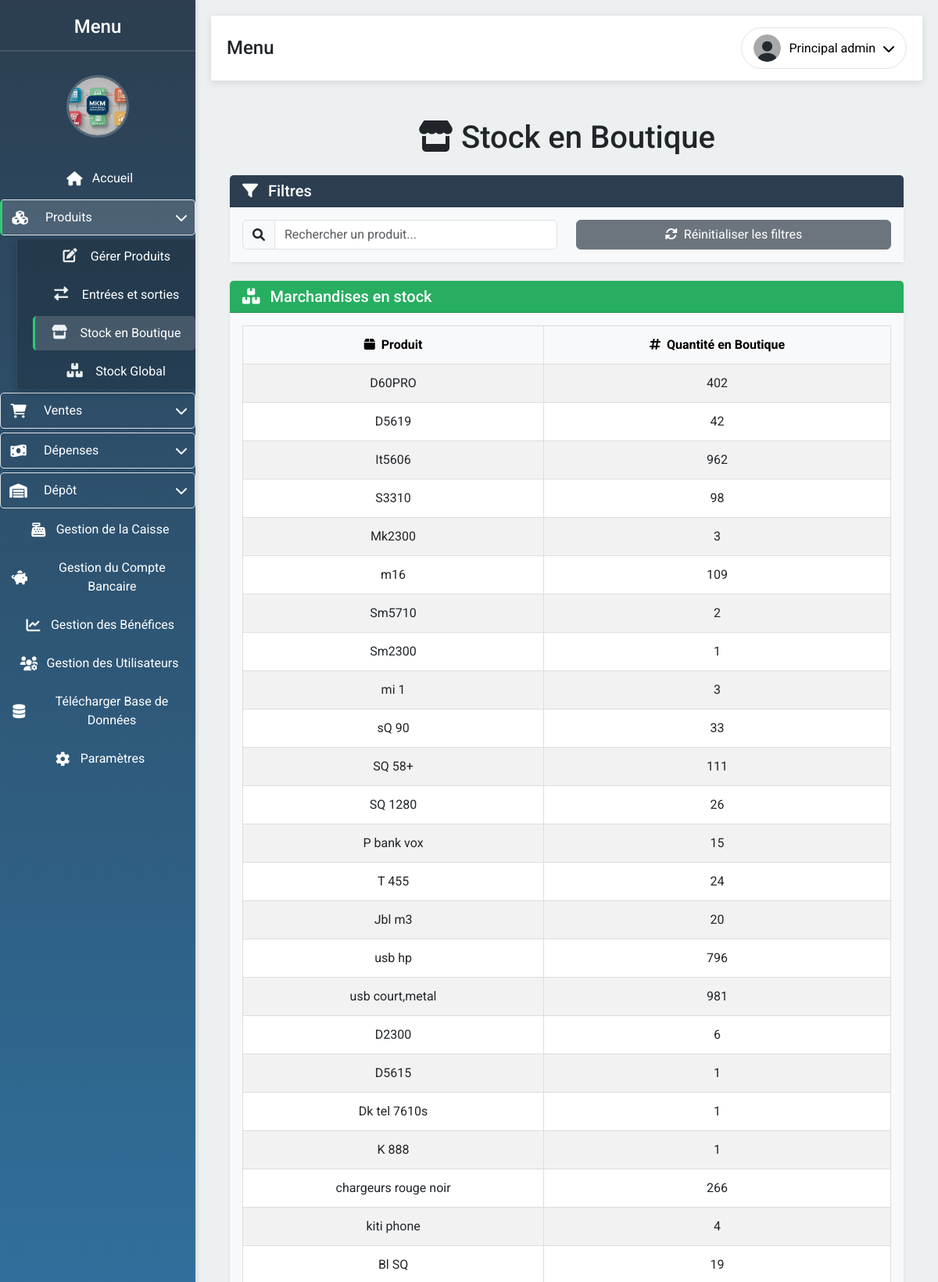
Screenshot of /stock_boutique (signed in, upper part) with the database file from the repository.
### app/models.py (models this page shows, shortened)
class User(UserMixin, db.Model):
    __tablename__ = 'user'
    id = db.Column(db.Integer, primary_key=True)
    email = db.Column(db.String(100), unique=True, nullable=False)
    password = db.Column(db.String(100), nullable=False)
    firstname = db.Column(db.String(100), nullable=True)
    lastname = db.Column(db.String(100), nullable=True)
    photo = db.Column(db.String(200), nullable=True)
    role = db.Column(db.String(50), default='vendeur')
    permissions = db.Column(JSON, nullable=True)
    def is_admin(self):
        return self.role == 'admin'
    def has_permission(self, permission):
        if self.is_admin():
            return True
        return self.permissions and permission in self.permissions

class Produits(db.Model):
    __tablename__ = 'produits'
    id = db.Column(db.Integer, primary_key=True)
    nom = db.Column(db.String(100), nullable=False)
    description = db.Column(db.String(200))
    prix = db.Column(db.Float, nullable=False)
    prix_achat = db.Column(db.Float, nullable=False)
    quantite = db.Column(db.Integer, nullable=False)
    quantite_depot = db.Column(db.Integer, default=0)
    en_route = db.Column(db.Integer, default=0)

### app/routes.py (the view)
@bp.route('/stock_boutique')
@login_required
@permission_required('voir_stock_boutique')
def stock_boutique():
    produits = Produits.query.filter(Produits.quantite > 0).all()
    return render_template('stock_boutique.html', produits=produits)

### app/routes.py (called while the page is built)
def permission_required(permission):
    def decorator(f):
        @wraps(f)
        def decorated_function(*args, **kwargs):
            if not current_user.has_permission(permission):
                flash("Accès refusé. Vous n'avez pas les permissions nécessaires.", 'danger')
                return redirect(url_for('routes.index'))
            return f(*args, **kwargs)
        return decorated_function
    return decorator

@bp.context_processor
def inject_common_variables():
    common_vars = {'factures_credit_count': 0}
    try:
        if current_user.is_authenticated and hasattr(current_user, 'has_permission'):
            if current_user.has_permission('voir_historique_vente'):
                common_vars['factures_credit_count'] = Factures.query.filter(
                    Factures.montant_credit > 0
                ).count()
    except Exception as e:
        print(f"Error in context processor: {e}")
        common_vars['factures_credit_count'] = 0
    return common_vars

@login_manager.user_loader
def load_user(user_id):
    return User.query.get(int(user_id))

### app/templates/stock_boutique.html (shortened to what this page needs)
{% extends "layout.html" %}
{% block content %}
<div class="container">
    <h1 class="mt-5 text-center"><i class="fas fa-store"></i> Stock en Boutique</h1>
    <div class="card mt-4 shadow-sm border-0">
        <div class="card-header text-white" style="background-color: #2C3E50;">
            <h5 class="card-title mb-0"><i class="fas fa-filter me-2"></i> Filtres</h5>
        </div>
        <div class="card-body" style="background-color: #F8F9FA;">
            <div class="row">
                <div class="col-md-6">
                    <div class="input-group">
                        <span class="input-group-text"><i class="fas fa-search"></i></span>
                        <input type="text" id="searchProduit" class="form-control" placeholder="Rechercher un produit...">
                    </div>
                </div>
                <div class="col-md-6">
                    <button id="resetFilters" class="btn btn-secondary w-100">
                        <i class="fas fa-sync-alt me-2"></i>Réinitialiser les filtres
                    </button>
                </div>
            </div>
        </div>
    </div>
    <div class="card mt-4 shadow-sm border-0">
        <div class="card-header text-white" style="background-color: #27AE60;">
            <h5 class="card-title mb-0"><i class="fas fa-boxes me-2"></i> Marchandises en stock</h5>
        </div>
        <div class="card-body" style="background-color: #F8F9FA;">
            <div class="table-responsive">
                <table class="table table-hover table-striped">
                    <thead class="table-light">
                        <tr>
                            <th class="text-center"><i class="fas fa-box me-2"></i>Produit</th>
                            <th class="text-center"><i class="fas fa-hashtag me-2"></i>Quantité en Boutique</th>
                        </tr>
                    </thead>
                    <tbody id="stockTableBody">
                        {% if produits %}
                            {% for produit in produits %}
                            <tr>
                                <td class="text-center">{{ produit.nom }}</td>
                                <td class="text-center">{{ produit.quantite }}</td>
                            </tr>
                            {% endfor %}
                        {% else %}
                            <tr>
                                <td colspan="2" class="text-center">Aucune marchandise trouvée en boutique.</td>
                            </tr>
                        {% endif %}
                    </tbody>
                </table>
            </div>
        </div>
    </div>
</div>
{% endblock %}

### app/templates/layout.html (shortened to what this page needs)
<!DOCTYPE html>
<html lang="fr">
<head>
    <link href="{{ url_for('static', filename='css/bootstrap.min.css') }}" rel="stylesheet">
    <link href="{{ url_for('static', filename='css/all.min.css') }}" rel="stylesheet">
    <link href="{{ url_for('static', filename='css/style.css') }}" rel="stylesheet">
</head>
<body>
    <div class="sidebar" id="sidebar">
        <h2 style="text-align: center;">Menu</h2>
        <div class="logo-container" style="text-align: center; margin-top: 20px;">
            <img src="{{ url_for('static', filename='uploads/logo.png') }}" alt="Logo" style="width: 80px; height: 80px; border-radius: 50%; object-fit: cover;">
        </div>
        <a href="/" class="nav-link {% if request.endpoint == 'routes.index' %}active{% endif %}">
            <i class="fas fa-home"></i> <span>Accueil</span>
        </a>
        {% if current_user.is_authenticated %}
            {% if current_user.has_permission('gestion_produits') or current_user.has_permission('voir_stock_boutique') or current_user.has_permission('voir_stock_globale') %}
                <a href="javascript:void(0)" class="nav-link dropdown-toggle" id="dropdown-produits">
                    <i class="fas fa-cubes"></i> <span>Produits</span>
                </a>
                <div class="nav-dropdown" id="nav-dropdown-produits">
                    {% if current_user.has_permission('gestion_produits') %}
                        <a href="/gestion_produits" class="nav-link {% if request.endpoint == 'routes.gestion_produits' %}active{% endif %}">
                            <i class="fas fa-edit"></i> <span>Gérer Produits</span>
                        </a>
                        <a href="/entrees_sorties" class="nav-link {% if request.endpoint == 'routes.entrees_sorties' %}active{% endif %}">
                            <i class="fas fa-exchange-alt"></i> <span>Entrées et sorties</span>
                        </a>
                    {% endif %}
                    {% if current_user.has_permission('voir_stock_boutique') %}
                        <a href="/stock_boutique" class="nav-link {% if request.endpoint == 'routes.stock_boutique' %}active{% endif %}">
                            <i class="fas fa-store"></i> <span>Stock en Boutique</span>
                        </a>
                    {% endif %}
                    {% if current_user.has_permission('voir_stock_globale') %}
                        <a href="/stock_global" class="nav-link {% if request.endpoint == 'routes.stock_global' %}active{% endif %}">
                            <i class="fas fa-boxes"></i> <span>Stock Global</span>
                        </a>
                    {% endif %}
                </div>
            {% endif %}
            {% if current_user.has_permission('gestion_ventes') or current_user.has_permission('voir_historique_vente') %}
                <a href="javascript:void(0)" class="nav-link dropdown-toggle" id="dropdown-ventes">
                    <i class="fas fa-shopping-cart"></i> <span>Ventes</span>
                </a>
            {% endif %}
            {% if current_user.has_permission('gestion_depenses_ordinaires') or current_user.has_permission('gestion_depenses_recurrentes') %}
                <a href="javascript:void(0)" class="nav-link dropdown-toggle" id="dropdown-depenses">
                    <i class="fas fa-money-bill-wave"></i> <span>Dépenses</span>
                </a>
            {% endif %}
            {% if current_user.has_permission('gestion_depot') or current_user.has_permission('voir_stock_depot') or current_user.has_permission('gestion_livraisons') %}
                <a href="javascript:void(0)" class="nav-link dropdown-toggle" id="dropdown-depot">
                    <i class="fas fa-warehouse"></i> <span>Dépôt</span>
                </a>
            {% endif %}
            {% if current_user.has_permission('gestion_caise') %}
                <a href="/gestion_caisse" class="nav-link {% if request.endpoint == 'routes.gestion_caisse' %}active{% endif %}">
                    <i class="fas fa-cash-register"></i> <span>Gestion de la Caisse</span>
                </a>
            {% endif %}
            {% if current_user.has_permission('gestion_banque') %}
                <a href="/gestion_compte_bancaire" class="nav-link {% if request.endpoint == 'routes.gestion_compte_bancaire' %}active{% endif %}">
                    <i class="fas fa-piggy-bank"></i> <span>Gestion du Compte Bancaire</span>
                </a>
            {% endif %}
            {% if current_user.has_permission('voir_benefice') %}
                <a href="/benefices" class="nav-link {% if request.endpoint == 'routes.gestion_benefices' %}active{% endif %}">
                    <i class="fas fa-chart-line"></i> <span>Gestion des Bénéfices</span>
                </a>
            {% endif %}
            {% if current_user.has_permission('gestion_utilisateurs') %}
                <a href="/gestion_utilisateurs" class="nav-link {% if request.endpoint == 'routes.gestion_utilisateurs' %}active{% endif %}">
                    <i class="fas fa-users-cog"></i> <span>Gestion des Utilisateurs</span>
                </a>
            {% endif %}
            {% if current_user.has_permission('gestion_utilisateurs') %}
                <a href="{{ url_for('routes.telecharger_base_donnees') }}" class="nav-link">
                    <i class="fas fa-database"></i> <span>Télécharger Base de Données</span>
                </a>
            {% endif %}
            <a href="/parametres" class="nav-link {% if request.endpoint == 'routes.parametres' %}active{% endif %}">
                <i class="fas fa-cog"></i> <span>Paramètres</span>
            </a>
        {% endif %}
    </div>
    <div class="content">
        <div class="header">
            <div class="page-title">
                <h4 class="mb-0">{% block page_title %}{% endblock %}</h4>
            </div>
            <div class="dropdown">
                {% if current_user.is_authenticated %}
                    <button class="btn btn-light dropdown-toggle" id="profileDropdown" data-bs-toggle="dropdown">
                        <img src="{{ url_for('static', filename=current_user.photo if current_user.photo else 'images/default.png') }}"
                             alt="Profile Picture" width="40" height="40" class="rounded-circle">
                        <span class="d-none d-md-inline">{{ current_user.firstname }} {{ current_user.lastname }}</span>
                    </button>
                {% else %}
                    <a href="/login" class="btn btn-light">
                        <i class="fas fa-sign-in-alt"></i> Connexion
                    </a>
                {% endif %}
            </div>
        </div>
        <div class="container-fluid mt-4 content-ajax">
            {% block content %}{% endblock %}
        </div>
    </div>
</body>
</html>

### app/static/css/style.css (style rules this page uses)
body { display: flex; min-height: 100vh; flex-direction: column; margin: 0; background-color: #f8f9fa; font-family: 'Roboto', sans-serif; }
.sidebar { width: 250px; background-color: #2c3e50; color: white; padding: 15px; position: fixed; height: 100%; overflow-y: auto; transition: transform 0.3s ease-in-out; box-shadow: 2px 0 5px rgba(0, 0, 0, 0.1); z-index: 1000; text-align: center; }
.sidebar .nav-link { display: flex; align-items: center; justify-content: center; padding: 10px; color: white; text-decoration: none; transition: background-color 0.3s, padding-left 0.3s; border-radius: 5px; margin-bottom: 5px; }
.sidebar .nav-link i { margin-right: 10px; }
.content { margin-left: 250px; padding: 20px; flex-grow: 1; background-color: #ecf0f1; width: calc(100% - 250px); transition: margin-left 0.3s; }
.header { display: flex; justify-content: space-between; align-items: center; background-color: #ffffff; padding: 10px 20px; border-bottom: 1px solid #ddd; box-shadow: 0 2px 4px rgba(0, 0, 0, 0.1); }
.nav-dropdown { display: none; margin-left: 20px; padding-left: 10px; border-left: 2px solid #34495e; background-color: #34495e; border-radius: 5px; box-shadow: 0 4px 8px rgba(0, 0, 0, 0.2); transition: opacity 0.3s ease, transform 0.3s ease; opacity: 0; transform: translateY(-10px); }
.nav-dropdown.open { display: block; opacity: 1; transform: translateY(0); }
.nav-dropdown .nav-link { padding: 10px 15px; color: white; text-decoration: none; display: block; transition: background-color 0.3s, padding-left 0.3s; }
.nav-dropdown .nav-link i { margin-right: 10px; color: #ecf0f1; }
.dropdown-toggle { cursor: pointer; display: flex; align-items: center; justify-content: center; }
.dropdown-toggle::after { content: '\f078'; font-family: "Font Awesome 5 Free"; font-weight: 900; margin-left: auto; transition: transform 0.3s ease; }
.dropdown-toggle.active::after { content: '\f077'; transform: rotate(180deg); }
.container { max-width: 1200px; margin: 0 auto; }

### app/templates/layout.html (style rules this page uses)
body { font-family: 'Roboto', sans-serif; background-color: #f8f9fa; min-height: 100vh; padding-top: 0; margin: 0; }
.sidebar { position: fixed; left: 0; top: 0; width: 250px; height: 100%; background: linear-gradient(180deg, #2c3e50 0%, #3498db 100%); color: white; padding: 20px 0; z-index: 1000; overflow-y: auto; transform: translateX(-250px); transition: transform 0.3s ease; }
.sidebar h2 { color: white; padding: 0 20px; margin-bottom: 30px; font-size: 1.5rem; border-bottom: 2px solid rgba(255,255,255,0.1); padding-bottom: 15px; }
.nav-link { display: flex; align-items: center; padding: 12px 20px; color: rgba(255,255,255,0.8); text-decoration: none; transition: all 0.3s; border-left: 3px solid transparent; cursor: pointer; }
.nav-link.active { background: rgba(255,255,255,0.15); color: white; border-left: 3px solid #2ecc71; }
.nav-link i { width: 25px; font-size: 18px; margin-right: 10px; }
.nav-dropdown { display: none; background: rgba(0,0,0,0.2); padding-left: 20px; }
.nav-dropdown.open { display: block; }
.dropdown-toggle::after { content: '\f078'; font-family: 'Font Awesome 5 Free'; font-weight: 900; border: none; margin-left: auto; transition: transform 0.3s; }
.dropdown-toggle.active::after { transform: rotate(180deg); }
.logo-container { text-align: center; margin-bottom: 30px; padding: 0 20px; }
.logo-container img { width: 80px; height: 80px; border-radius: 50%; object-fit: cover; border: 3px solid rgba(255,255,255,0.2); }
.content { margin-left: 0; transition: margin-left 0.3s; min-height: 100vh; }
.header { background: white; padding: 15px 20px; box-shadow: 0 2px 10px rgba(0,0,0,0.1); display: flex; justify-content: space-between; align-items: center; position: sticky; top: 0; z-index: 999; }
.dropdown-toggle { background: none; border: 1px solid #dee2e6; padding: 8px 15px; border-radius: 50px; display: flex; align-items: center; gap: 10px; }
.dropdown-toggle img { width: 35px; height: 35px; }
@media (min-width: 992px) { .sidebar { transform: translateX(0); } }
@media (min-width: 992px) { .content { margin-left: 250px; } }
.nav-dropdown { animation: fadeIn 0.3s; }
.content-ajax { transition: opacity 0.3s; }

### app/templates/stock_boutique.html (style rules this page uses)
.table { width: 100%; border-collapse: collapse; }
.table th, .table td { padding: 12px; text-align: center; border: 1px solid #ddd; }
.table th { background-color: #f8f9fa; font-weight: bold; }
.table-striped tbody tr:nth-of-type(odd) { background-color: #f9f9f9; }

### rows the page displays
User: firstname "Principal", lastname "admin"
Produits: nom "D60PRO", quantite "402"
Produits: nom "D5619", quantite "42"
Produits: nom "It5606", quantite "962"
Produits: nom "S3310", quantite "98"
Produits: nom "Mk2300", quantite "3"
Produits: nom "m16", quantite "109"
Produits: nom "Sm5710", quantite "2"
Produits: nom "Sm2300", quantite "1"
Produits: nom "mi 1", quantite "3"
Produits: nom "sQ 90", quantite "33"
Produits: nom "SQ 58+", quantite "111"
Produits: nom "SQ 1280", quantite "26"
Produits: nom "P bank vox", quantite "15"
Produits: nom "T 455", quantite "24"
Produits: nom "Jbl m3", quantite "20"
Produits: nom "usb hp", quantite "796"
Produits: nom "usb court,metal", quantite "981"
Produits: nom "D2300", quantite "6"
Produits: nom "D5615", quantite "1"
Produits: nom "Dk tel 7610s", quantite "1"
Produits: nom "K 888", quantite "1"
Produits: nom "chargeurs rouge noir", quantite "266"
Produits: nom "kiti phone", quantite "4"
Produits: nom "Bl SQ", quantite "19"
